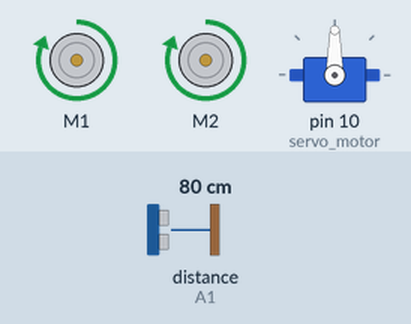
The sketch below on a simulated Arduino Uno, built with avr-gcc and run on an emulated ATmega328P. Parts: 2 × DC motor (green arrow = forward, orange = backward, longer = faster), servo. The inputs (shaded band) are chosen by the test bench; at power-on: distance to the obstacle (sensor on A1) 80 cm. The echo pulse lasts 58.3 µs per cm.

Above: at 4.0 s.
4.1 s: distance to the obstacle (sensor on A1) set to 22 cm
5.6 s: distance to the obstacle (sensor on A1) set to 18 cm
At 6.28 s:
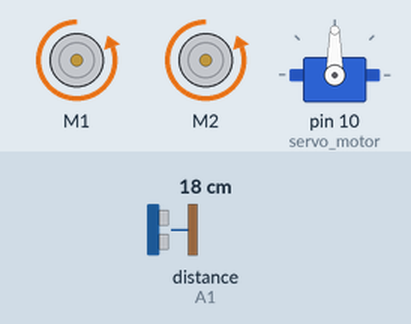
At 7.3 s:
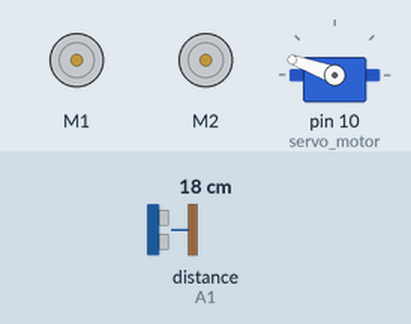
11.6 s: distance to the obstacle (sensor on A1) set to 35 cm
14.0 s: distance to the obstacle (sensor on A1) set to 2 cm
At 16.6 s:
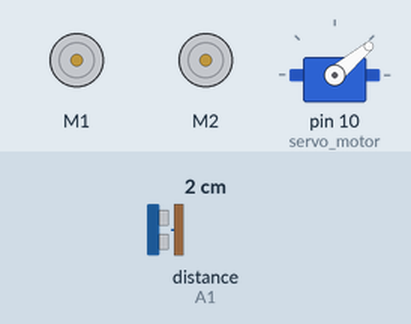
Timing chart, 0 to 18.0 s (numbered marks = the images above; inputs shaded):
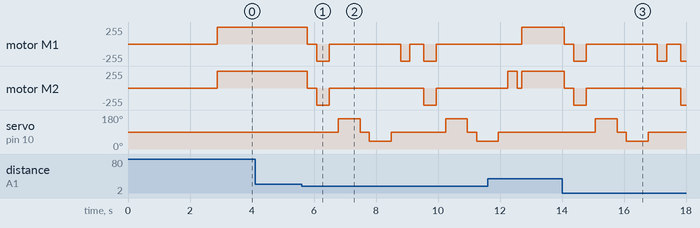

Measured:
- the behaviour switches between 21 and 20 cm on distance to the obstacle (sensor on A1) (found by bisection; images 0 and 1)
- after the input at 4.1 s, every drawn part: stays the same
- after the input at 5.6 s, motor M1: goes stopped 0.30 s, backward 255/255 0.40 s, stopped 2.3 s, backward 255/255 0.30 s, stopped 0.45 s, backward 255/255 0.40 s, then stopped, starting after 0.19 s; motor M2: goes stopped 0.30 s, backward 255/255 0.40 s, stopped 3.1 s, backward 255/255 0.40 s, then stopped, starting after 0.19 s
- after the input at 14.0 s, motor M1: goes stopped 0.30 s, backward 255/255 0.40 s, stopped 2.3 s, backward 255/255 0.30 s, stopped 0.45 s, then backward 255/255, starting after 0.08 s; motor M2: forward 255/255 → stopped after 0.08 s, → backward 255/255 0.30 s later, → stopped 0.40 s later, → backward 255/255 3.1 s later

The sketch:

obstacle_avoding.ino
```cpp
#include <Servo.h>
 // Include Servo Library
 #include <NewPing.h>
#include <AFMotor.h>
// L298N Control Pins
AF_DCMotor motor1(1);
AF_DCMotor motor2(2);
//const int LeftMotorForward = 4;
//const int LeftMotorBackward = 5;
//const int RightMotorForward = 6;
//const int RightMotorBackward = 7;

#define TRIGGER_PIN  A0  // Arduino pin tied to trigger pin on the ultrasonic sensor.
#define ECHO_PIN     A1  // Arduino pin tied to echo pin on the ultrasonic sensor.
#define MAX_DISTANCE 250 // Maximum distance we want to ping for (in centimeters). Maximum sensor distance is rated at 250cm.

Servo servo_motor;  // Servo's name
NewPing sonar(TRIGGER_PIN, ECHO_PIN, MAX_DISTANCE); // NewPing setup of pins and maximum distance.

boolean goesForward = false;
int distance = 100;

void setup()
{
  // Set L298N Control Pins as Output
  motor1.setSpeed(255);
  motor2.setSpeed(255);
  //pinMode(RightMotorForward, OUTPUT);
 // pinMode(LeftMotorForward, OUTPUT);
 // pinMode(LeftMotorBackward, OUTPUT);
 // pinMode(RightMotorBackward, OUTPUT);

  servo_motor.attach(10);   // Attachs the servo on pin 9 to servo object.
  servo_motor.write(90);   // Set at 115 degrees.
  delay(2000);              // Wait for 2s.
  distance = readPing();    // Get Ping Distance.
  delay(100);               // Wait for 100ms.
  distance = readPing();
  delay(100);
  distance = readPing();
  delay(100);
  distance = readPing();
  delay(100);
}

void loop()
{
  int distanceRight = 0;
  int distanceLeft = 0;
  delay(50);

  if (distance <= 20)
  {
    moveStop();
    delay(300);
    moveBackward();
    delay(400);
    moveStop();
    delay(300);
    distanceRight = lookRight();
    delay(300);
    distanceLeft = lookLeft();
    delay(300);

    if (distanceRight >= distanceLeft)
    {
      turnRight();
      delay(300);
      moveStop();
    }
    else
    {
      turnLeft();
      delay(300);
      moveStop();
    }

  }
  else
  {
    moveForward();
  }

    distance = readPing();
}

int lookRight()     // Look Right Function for Servo Motor
{
  servo_motor.write(160);
  delay(500);
  int distance = readPing();
  delay(100);
  servo_motor.write(90);
  return distance;
}

int lookLeft()      // Look Left Function for Servo Motor
{
  servo_motor.write(40);
  delay(500);
  int distance = readPing();
  delay(100);
  servo_motor.write(90);
  return distance;
}

int readPing()      // Read Ping Function for Ultrasonic Sensor.
{
  delay(100);                 // Wait 100ms between pings (about 20 pings/sec). 29ms should be the shortest delay between pings.
  int cm = sonar.ping_cm();   //Send ping, get ping distance in centimeters (cm).
  if (cm==0)
  {
    cm=250;
  }
  return cm;
}

void moveStop()       // Move Stop Function for Motor Driver.
{
  motor1.run(RELEASE);
  motor2.run(RELEASE);
  //digitalWrite(RightMotorForward, LOW);
  //digitalWrite(RightMotorBackward, LOW);
 // digitalWrite(LeftMotorForward, LOW);
 // digitalWrite(LeftMotorBackward, LOW);
}

void moveForward()    // Move Forward Function for Motor Driver.
{
motor1.run(FORWARD);
   motor2.run(FORWARD);

    //digitalWrite(RightMotorForward, HIGH);
    //digitalWrite(RightMotorBackward, LOW);
    //digitalWrite(LeftMotorForward, HIGH);
   // digitalWrite(LeftMotorBackward, LOW);
}

void moveBackward()   // Move Backward Function for Motor Driver.
{
motor1.run(BACKWARD);
  motor2.run(BACKWARD);
  //digitalWrite(RightMotorForward, LOW);
 // digitalWrite(RightMotorBackward, HIGH);
 // digitalWrite(LeftMotorForward, LOW);
 // digitalWrite(LeftMotorBackward, HIGH);
}

void turnRight()      // Turn Right Function for Motor Driver.
{
    motor2.run(RELEASE);
  motor1.run(BACKWARD);

  //digitalWrite(RightMotorForward, LOW);
 // digitalWrite(RightMotorBackward, HIGH);
  //digitalWrite(LeftMotorForward, HIGH);
  //digitalWrite(LeftMotorBackward, LOW);
}

void turnLeft()       // Turn Left Function for Motor Driver.
{
  motor2.run(FORWARD);

 motor1.run(RELEASE);
}
 // digitalWrite(RightMotorForward, HIGH);
 // digitalWrite(RightMotorBackward, LOW);
  //digitalWrite(LeftMotorForward, LOW);
  //digitalWrite(LeftMotorBackward, HIGH);
```
